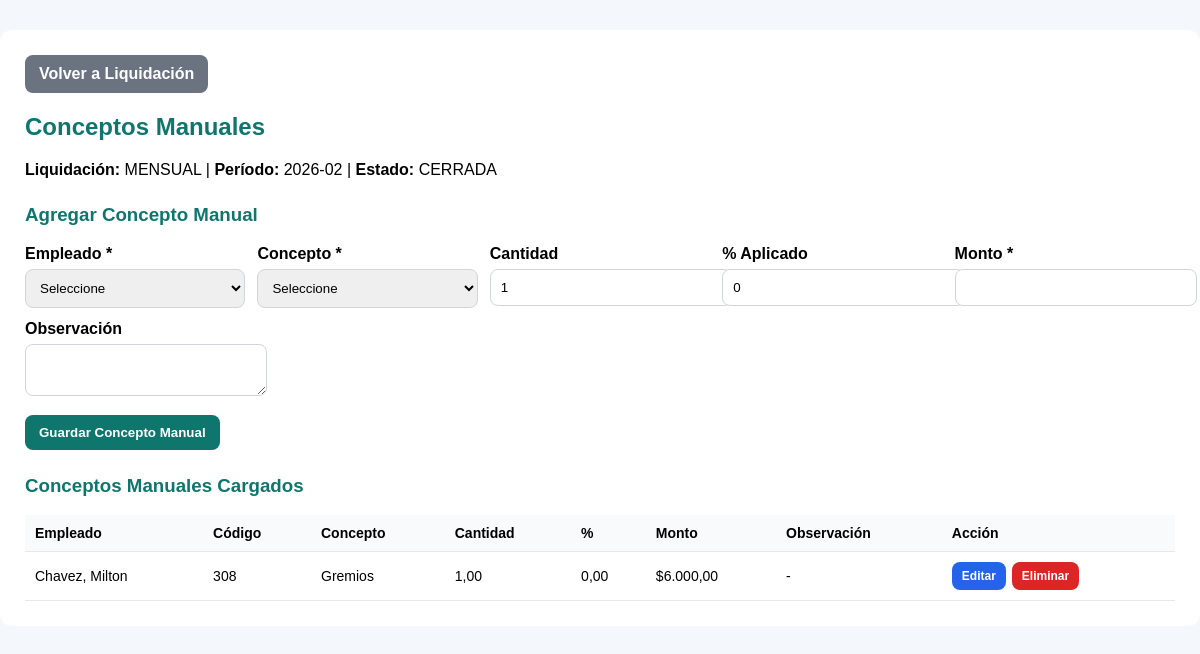
Page /liquidacion_concepto_manual.php?liquidacion_id=1 (signed in) on the committed database.
### tables this page shows
CREATE TABLE `liquidacion` (
  `id` int NOT NULL AUTO_INCREMENT,
  `tipo_liquidacion` varchar(50) NOT NULL,
  `periodo` varchar(7) NOT NULL,
  `fecha_liquidacion` date NOT NULL,
  `descripcion` varchar(150) DEFAULT NULL,
  `estado` enum('BORRADOR','CERRADA','ANULADA') NOT NULL DEFAULT 'BORRADOR',
  `created_at` timestamp NULL DEFAULT CURRENT_TIMESTAMP,
  PRIMARY KEY (`id`)
);

CREATE TABLE `liquidacion_detalle` (
  `id` int NOT NULL AUTO_INCREMENT,
  `liquidacion_id` int NOT NULL,
  `empleado_id` int NOT NULL,
  `concepto_id` int NOT NULL,
  `cantidad` decimal(10,2) NOT NULL DEFAULT '1.00',
  `porcentaje_aplicado` decimal(10,2) NOT NULL DEFAULT '0.00',
  `monto` decimal(12,2) NOT NULL DEFAULT '0.00',
  `es_manual` tinyint(1) NOT NULL DEFAULT '0',
  `observacion` varchar(255) DEFAULT NULL,
  `created_at` timestamp NULL DEFAULT CURRENT_TIMESTAMP,
  PRIMARY KEY (`id`),
  KEY `idx_liq_det_liquidacion` (`liquidacion_id`),
  KEY `idx_liq_det_empleado` (`empleado_id`),
  KEY `idx_liq_det_concepto` (`concepto_id`),
  CONSTRAINT `fk_liquidacion_detalle_concepto` FOREIGN KEY (`concepto_id`) REFERENCES `concepto` (`id`),
  CONSTRAINT `fk_liquidacion_detalle_empleado` FOREIGN KEY (`empleado_id`) REFERENCES `empleado` (`id`),
  CONSTRAINT `fk_liquidacion_detalle_liquidacion` FOREIGN KEY (`liquidacion_id`) REFERENCES `liquidacion` (`id`)
);

CREATE TABLE `empleado` (
  `id` int NOT NULL AUTO_INCREMENT,
  `institucion_id` int NOT NULL,
  `oficina_id` int NOT NULL,
  `situacion_id` int NOT NULL,
  `escalafon_id` int NOT NULL,
  `categoria_id` int NOT NULL,
  `nro_legajo` varchar(20) NOT NULL,
  `apellido` varchar(80) NOT NULL,
  `nombre` varchar(80) NOT NULL,
  `dni` varchar(15) NOT NULL,
  `cuil` varchar(20) NOT NULL,
  `fecha_alta` date NOT NULL,
  `fecha_baja` date DEFAULT NULL,
  `telefono` varchar(30) DEFAULT NULL,
  `email` varchar(150) DEFAULT NULL,
  `domicilio` varchar(150) DEFAULT NULL,
  `observaciones` varchar(255) DEFAULT NULL,
  `activo` tinyint(1) DEFAULT '1',
  PRIMARY KEY (`id`),
  UNIQUE KEY `nro_legajo` (`nro_legajo`),
  UNIQUE KEY `dni` (`dni`),
  UNIQUE KEY `cuil` (`cuil`),
  UNIQUE KEY `uq_empleado_legajo` (`nro_legajo`),
  UNIQUE KEY `uq_empleado_dni` (`dni`),
  UNIQUE KEY `uq_empleado_cuil` (`cuil`),
  UNIQUE KEY `uq_empleado_email` (`email`),
  KEY `institucion_id` (`institucion_id`),
  KEY `oficina_id` (`oficina_id`),
  KEY `situacion_id` (`situacion_id`),
  KEY `escalafon_id` (`escalafon_id`),
  KEY `categoria_id` (`categoria_id`),
  CONSTRAINT `empleado_ibfk_1` FOREIGN KEY (`institucion_id`) REFERENCES `institucion` (`id`),
  CONSTRAINT `empleado_ibfk_2` FOREIGN KEY (`oficina_id`) REFERENCES `oficina` (`id`),
  CONSTRAINT `empleado_ibfk_3` FOREIGN KEY (`situacion_id`) REFERENCES `situacion` (`id`),
  CONSTRAINT `empleado_ibfk_4` FOREIGN KEY (`escalafon_id`) REFERENCES `escalafon` (`id`),
  CONSTRAINT `empleado_ibfk_5` FOREIGN KEY (`categoria_id`) REFERENCES `categoria` (`id`)
);

CREATE TABLE `concepto` (
  `id` int NOT NULL AUTO_INCREMENT,
  `codigo` int NOT NULL,
  `nombre` varchar(150) NOT NULL,
  `categoria` enum('REMUNERATIVO','NO_REMUNERATIVO','ASIGNACION_FAMILIAR','DESCUENTO','APORTE_PATRONAL') NOT NULL,
  `forma_calculo` enum('FIJO','TABLA_CATEGORIA','PORCENTAJE','MANUAL','FORMULA') NOT NULL DEFAULT 'FIJO',
  `porcentaje` decimal(10,4) DEFAULT '0.0000',
  `monto_fijo` decimal(12,2) DEFAULT '0.00',
  `requiere_manual` tinyint(1) DEFAULT '0',
  `base_calculo` varchar(50) DEFAULT NULL,
  `orden_calculo` int NOT NULL DEFAULT '0',
  `aplica_sac` tinyint(1) NOT NULL DEFAULT '0',
  `visible_recibo` tinyint(1) NOT NULL DEFAULT '1',
  `activo` tinyint(1) NOT NULL DEFAULT '1',
  `descripcion` text,
  `fecha_desde` date DEFAULT NULL,
  `fecha_hasta` date DEFAULT NULL,
  `created_at` timestamp NULL DEFAULT CURRENT_TIMESTAMP,
  `updated_at` timestamp NULL DEFAULT CURRENT_TIMESTAMP ON UPDATE CURRENT_TIMESTAMP,
  PRIMARY KEY (`id`),
  UNIQUE KEY `codigo` (`codigo`)
);

### liquidacion_concepto_manual.php (the view, shortened to what this page needs)
<?php
require_once("conexion.php");
$liquidacionId = isset($_GET['liquidacion_id']) ? (int)$_GET['liquidacion_id'] : (int)($_POST['liquidacion_id'] ?? 0);
$stmtLiq = $conexion->prepare("
    SELECT id, tipo_liquidacion, periodo, estado
    FROM liquidacion
    WHERE id = ?
    LIMIT 1
");
$stmtLiq->bind_param("i", $liquidacionId);
$stmtLiq->execute();
$liquidacion = $stmtLiq->get_result()->fetch_assoc();
$soloLectura = ($liquidacion['estado'] === 'ANULADA');
$registroEditar = [
    'id' => 0,
    'empleado_id' => '',
    'concepto_id' => '',
    'cantidad' => 1,
    'porcentaje_aplicado' => 0,
    'monto' => '',
    'observacion' => ''
];
$resManuales = $conexion->query("
    SELECT
        ld.id,
        ld.empleado_id,
        e.apellido,
        e.nombre,
        c.codigo,
        c.nombre AS concepto_nombre,
        ld.cantidad,
        ld.porcentaje_aplicado,
        ld.monto,
        ld.observacion
    FROM liquidacion_detalle ld
    INNER JOIN empleado e ON ld.empleado_id = e.id
    INNER JOIN concepto c ON ld.concepto_id = c.id
    WHERE ld.liquidacion_id = {$liquidacionId}
      AND ld.es_manual = 1
    ORDER BY e.apellido, e.nombre, CAST(c.codigo AS UNSIGNED)
");
?>
<!DOCTYPE html>
<html lang="es">
<head>
</head>
<body>
<div class="contenedor">
    <div class="acciones">
        <a href="liquidacion_ver.php?id=<?php echo $liquidacionId; ?>" class="btn btn-volver">Volver a Liquidación</a>
    </div>
    <h2>Conceptos Manuales</h2>
    <p>
        <strong>Liquidación:</strong>
        <?php echo htmlspecialchars($liquidacion['tipo_liquidacion']); ?> |
        <strong>Período:</strong>
        <?php echo htmlspecialchars($liquidacion['periodo']); ?> |
        <strong>Estado:</strong>
        <?php echo htmlspecialchars($liquidacion['estado']); ?>
    </p>
    <?php if (!$soloLectura) { ?>
        <div class="bloque">
            <h3><?php echo ($registroEditar['id'] > 0) ? 'Editar Concepto Manual' : 'Agregar Concepto Manual'; ?></h3>
            <form method="POST">
                <div class="form-grid">
                    <div>
                        <label>Empleado *</label>
                        <select name="empleado_id" required>
                            <option value="">Seleccione</option>
                        </select>
                    </div>
                    <div>
                        <label>Concepto *</label>
                        <select name="concepto_id" required>
                            <option value="">Seleccione</option>
                        </select>
                    </div>
                    <div>
                        <label>Cantidad</label>
                        <input type="number" step="0.01" name="cantidad" value="<?php echo htmlspecialchars($registroEditar['cantidad']); ?>">
                    </div>
                    <div>
                        <label>% Aplicado</label>
                        <input type="number" step="0.01" name="porcentaje_aplicado" value="<?php echo htmlspecialchars($registroEditar['porcentaje_aplicado']); ?>">
                    </div>
                    <div>
                        <label>Monto *</label>
                        <input type="number" step="0.01" name="monto" value="<?php echo htmlspecialchars($registroEditar['monto']); ?>" required>
                    </div>
                    <div>
                        <label>Observación</label>
                        <textarea name="observacion" rows="2"><?php echo htmlspecialchars($registroEditar['observacion']); ?></textarea>
                    </div>
                </div>
                <div style="margin-top:15px; display:flex; gap:10px; flex-wrap:wrap;">
                    <button type="submit" class="btn btn-guardar">
                        <?php echo ($registroEditar['id'] > 0) ? 'Actualizar Concepto Manual' : 'Guardar Concepto Manual'; ?>
                    </button>
                </div>
            </form>
        </div>
    <?php } ?>
    <div class="bloque">
        <h3>Conceptos Manuales Cargados</h3>
        <table>
            <thead>
                <tr>
                    <th>Empleado</th>
                    <th>Código</th>
                    <th>Concepto</th>
                    <th>Cantidad</th>
                    <th>%</th>
                    <th>Monto</th>
                    <th>Observación</th>
                    <th>Acción</th>
                </tr>
            </thead>
            <tbody>
                <?php if ($resManuales && $resManuales->num_rows > 0) { ?>
                    <?php while ($m = $resManuales->fetch_assoc()) { ?>
                        <tr>
                            <td><?php echo htmlspecialchars($m['apellido'] . ', ' . $m['nombre']); ?></td>
                            <td><?php echo htmlspecialchars($m['codigo']); ?></td>
                            <td><?php echo htmlspecialchars($m['concepto_nombre']); ?></td>
                            <td><?php echo number_format((float)$m['cantidad'], 2, ',', '.'); ?></td>
                            <td><?php echo number_format((float)$m['porcentaje_aplicado'], 2, ',', '.'); ?></td>
                            <td>$<?php echo number_format((float)$m['monto'], 2, ',', '.'); ?></td>
                            <td><?php echo htmlspecialchars($m['observacion'] ?: '-'); ?></td>
                            <td>
                                <?php if (!$soloLectura) { ?>
                                    <div class="acciones-tabla">
                                        <a href="liquidacion_concepto_manual.php?liquidacion_id=<?php echo $liquidacionId; ?>&editar_id=<?php echo $m['id']; ?>" class="btn btn-editar">
                                            Editar
                                        </a>
                                        <a href="liquidacion_concepto_manual.php?liquidacion_id=<?php echo $liquidacionId; ?>&eliminar_id=<?php echo $m['id']; ?>"
                                           class="btn btn-eliminar"
                                           onclick="return confirm('¿Eliminar este concepto manual?');">
                                            Eliminar
                                        </a>
                                    </div>
                                <?php } else { ?>
                                    <span style="color:#6b7280;">Bloqueado</span>
                                <?php } ?>
                            </td>
                        </tr>
                    <?php } ?>
                <?php } else { ?>
                    <tr>
                        <td colspan="8">No hay conceptos manuales cargados.</td>
                    </tr>
                <?php } ?>
            </tbody>
        </table>
    </div>
</div>
</body>
</html>

### liquidacion_concepto_manual.php (style rules this page uses)
body { font-family: Arial, sans-serif; background: #f4f7fb; margin: 0; }
.contenedor { max-width: 1200px; margin: 30px auto; background: white; padding: 25px; border-radius: 12px; }
h2, h3 { color: #0f766e; margin-top: 0; }
.acciones { margin-bottom: 20px; display: flex; gap: 10px; flex-wrap: wrap; }
.btn { display: inline-block; padding: 10px 14px; border-radius: 8px; text-decoration: none; border: none; color: white; font-weight: bold; cursor: pointer; }
.btn-volver { background: #6b7280; }
.btn-guardar { background: #0f766e; }
.btn-editar { background: #2563eb; padding: 7px 10px; font-size: 12px; }
.btn-eliminar { background: #dc2626; padding: 7px 10px; font-size: 12px; }
.form-grid { display: grid; grid-template-columns: repeat(auto-fit, minmax(220px, 1fr)); gap: 12px; }
label { display: block; font-weight: bold; margin-bottom: 6px; }
input, select, textarea { width: 100%; padding: 10px; border: 1px solid #d1d5db; border-radius: 8px; }
textarea { resize: vertical; }
.bloque { margin-top: 25px; }
table { width: 100%; border-collapse: collapse; margin-top: 12px; }
th, td { border-bottom: 1px solid #e5e7eb; padding: 10px; text-align: left; font-size: 14px; }
th { background: #f9fafb; }
.acciones-tabla { display: flex; gap: 6px; flex-wrap: wrap; }

### rows in the picture
liquidacion: tipo_liquidacion "MENSUAL", periodo "2026-02", estado "CERRADA"
liquidacion_detalle: empleado.nombre "Chavez, Milton", concepto.codigo "308", concepto.nombre "Gremios", cantidad "1,00", porcentaje_aplicado "0,00", monto "6.000,00", observacion "-"
